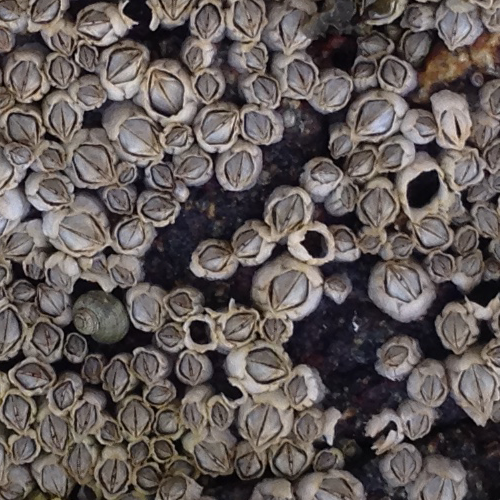
#> input picture opencv-barnacle/imgs/unseen_img2.png, 500 x 500 px
$ python pipeline.py
#> lines starting #> are read from the running program, lines starting #| are printed output that depends on the picture; after the words box and inside, x2 and y2 are one past the last pixel; in counts of white or black regions, pixels touching at a corner belong together
import cv2
import numpy as np
import matplotlib.pyplot as plt

# Steps in the pipeline
# color segmentation
# morphology
# contour detection

# Color boundaries manually found in BGR space through online tools
darkest = (86, 80, 80)
lightest = (192, 191, 187)
img = cv2.imread('imgs/unseen_img2.png')
#> img is the input picture: shape (500, 500, 3); mean B, G, R 88.2, 90.2, 98.2

if img is None:
    print("Error: Could not load image")
    exit()

print(f"Image loaded: {img.shape}")
#| Image loaded: (500, 500, 3)

# Color segmentation
mask = cv2.inRange(img, darkest, lightest)
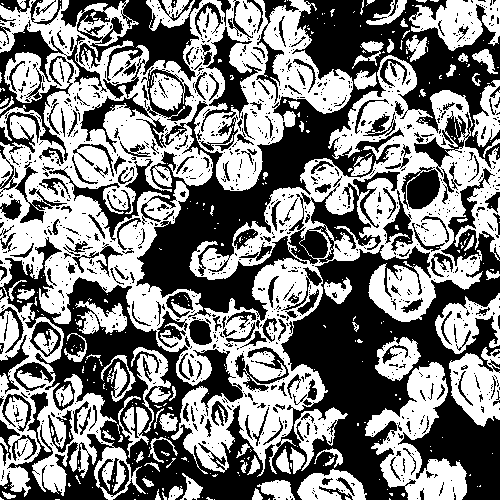
#> mask: shape (500, 500); 50% white; 365 white regions (289 under 20 px), largest, box (x1, y1, x2, y2) and area: (0, 0, 500, 500) 94776, (365, 362, 467, 500) 6042, (409, 0, 500, 51) 2651
pixels_detected = np.sum(mask > 0)
#> pixels_detected = 124998
total_pixels = mask.size
#> total_pixels = 250000
print(f"Color segmentation: {pixels_detected:,} pixels detected ({pixels_detected/total_pixels*100:.2f}%)")
#| Color segmentation: 124,998 pixels detected (50.00%)

# Morphology to clean up and separate barnacles
kernel = cv2.getStructuringElement(cv2.MORPH_ELLIPSE, (3,3))
opening = cv2.morphologyEx(mask, cv2.MORPH_OPEN, kernel)
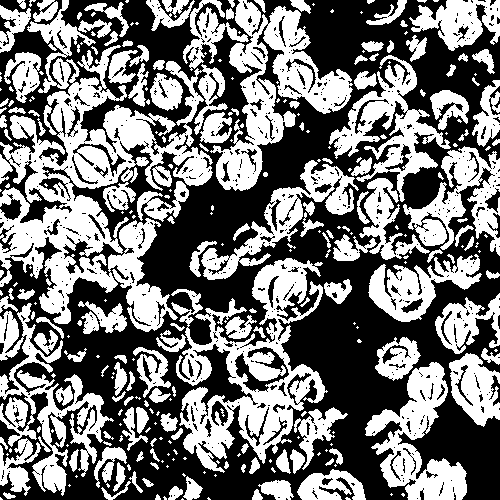
#> opening: shape (500, 500); 46.7% white; 298 white regions (137 under 20 px), largest, box (x1, y1, x2, y2) and area: (0, 0, 228, 332) 24997, (171, 258, 328, 473) 12487, (210, 0, 353, 191) 9392

# Add erosion to separate connected barnacles
kernel_erode = cv2.getStructuringElement(cv2.MORPH_ELLIPSE, (2,2))
eroded = cv2.erode(opening, kernel_erode, iterations=1)
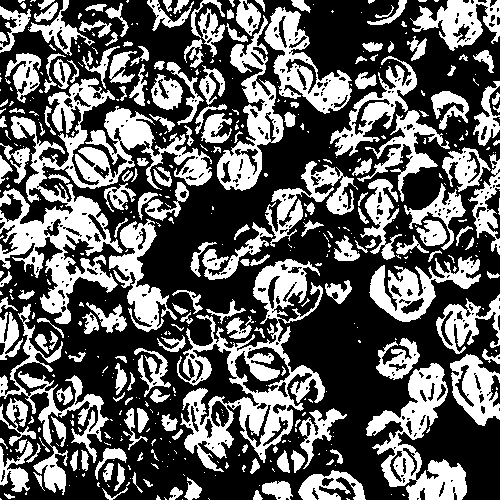
#> eroded: shape (500, 500); 37.8% white; 489 white regions (304 under 20 px), largest, box (x1, y1, x2, y2) and area: (0, 78, 212, 324) 13668, (177, 259, 325, 472) 9515, (366, 363, 467, 500) 5199

# Close small gaps within individual barnacles
cleaned = cv2.morphologyEx(eroded, cv2.MORPH_CLOSE, kernel)
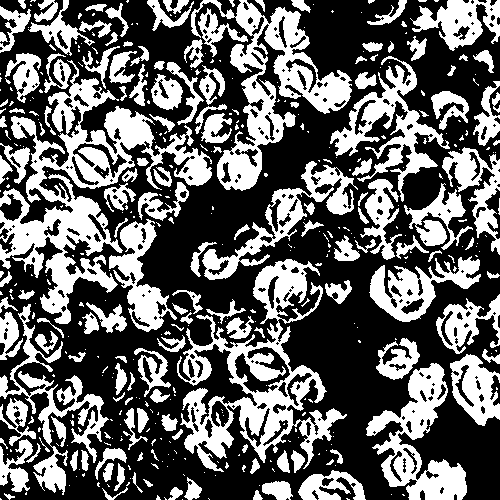
#> cleaned: shape (500, 500); 39.3% white; 427 white regions (273 under 20 px)
cleaned_pixels = np.sum(cleaned > 0)
#> cleaned_pixels = 98134
print(f"After morphology: {cleaned_pixels:,} pixels ({cleaned_pixels/total_pixels*100:.2f}%)")
#| After morphology: 98,134 pixels (39.25%)

# Find contours
contours, _ = cv2.findContours(cleaned, cv2.RETR_EXTERNAL, cv2.CHAIN_APPROX_SIMPLE)
#> contours = 420 contours, 286 with area under 20; largest, box (x1, y1, x2, y2) and area: (0, 60, 212, 324) 14634, (177, 259, 347, 472) 12670, (191, 0, 352, 191) 9184, (366, 363, 467, 500) 5562, (330, 56, 450, 202) 4188
print(f"Found {len(contours)} potential barnacles")
#| Found 420 potential barnacles

# Filter contours
min_area = 20  # High minimum to reduce noise
max_area = 2000  # Low maximum to not have large connected regions
filtered_contours = []

# Function to optimize the filtering through oval detections
for contour in contours:
    area = cv2.contourArea(contour)
    if min_area < area < max_area:
        perimeter = cv2.arcLength(contour, True)
        if perimeter > 0:
            circularity = 4 * np.pi * area / (perimeter * perimeter)
            x, y, w, h = cv2.boundingRect(contour)
            aspect_ratio = float(w) / h if h > 0 else 0

            # Better filtering by preferring circular/oval shapes, avoiding very elongated
            if (circularity > 0.03 and 0.3 < aspect_ratio < 3.0) or (area > 100 and circularity > 0.02):
                filtered_contours.append(contour)
#> this loop made 420 passes
#> (area, perimeter, circularity, x, y, w, h, aspect_ratio) on passes 9, 11, 12, 13, 19, 20, 22, 28, 29, 37, 38, 45: (21, 26.97, 0.363, 4, 493, 11, 7, 1.57), (46.5, 30.73, 0.619, 253, 490, 10, 10, 1), (90.5, 47.7, 0.5, 168, 487, 15, 13, 1.15), (46, 72.91, 0.109, 102, 487, 26, 13, 2), (382.5, 92.67, 0.56, 262, 481, 31, 19, 1.63), (22.5, 25.56, 0.433, 143, 479, 10, 8, 1.25), (204, 68.43, 0.548, 184, 477, 18, 23, 0.783), (27, 48.28, 0.146, 132, 472, 11, 21, 0.524), (1053.5, 315.9, 0.133, 298, 470, 68, 30, 2.27), (110, 67.11, 0.307, 114, 463, 11, 28, 0.393), (107.5, 52.04, 0.499, 103, 463, 11, 19, 0.579), (67, 39.46, 0.541, 250, 458, 10, 16, 0.625)
#> (area, perimeter) on pass 210: (27.5, 32.38)
#> after the loop, filtered_contours = 122 contours; largest, box (x1, y1, x2, y2) and area: (436, 294, 500, 354) 1650, (404, 183, 473, 250) 1522, (360, 179, 402, 260) 1265, (298, 470, 366, 500) 1054, (376, 338, 420, 380) 896

print(f"After filtering: {len(filtered_contours)} barnacles")
#| After filtering: 122 barnacles

# Create visualization
result = img.copy()

# Draw filtered barnacles in red with numbers
for i, contour in enumerate(filtered_contours):
    cv2.drawContours(result, [contour], -1, (0,0,255), 3)  # Thicker red outlines

    # Add barnacle number
    M = cv2.moments(contour)
    if M["m00"] != 0:
        cx = int(M["m10"] / M["m00"])
        cy = int(M["m01"] / M["m00"])
        cv2.putText(result, str(i+1), (cx-8, cy+8),
                   cv2.FONT_HERSHEY_SIMPLEX, 0.5, (0,0,0), 2)  # Black outline
        cv2.putText(result, str(i+1), (cx-8, cy+8),
                   cv2.FONT_HERSHEY_SIMPLEX, 0.5, (255,255,255), 1)  # White text
#> this loop made 122 passes
#> (cx, cy) on passes 1 to 12: (8, 496), (256, 495), (175, 492), (112, 494), (277, 489), (147, 483), (192, 489), (135, 481), (328, 486), (119, 476), (107, 471), (254, 465)
#> cx on pass 100: 485
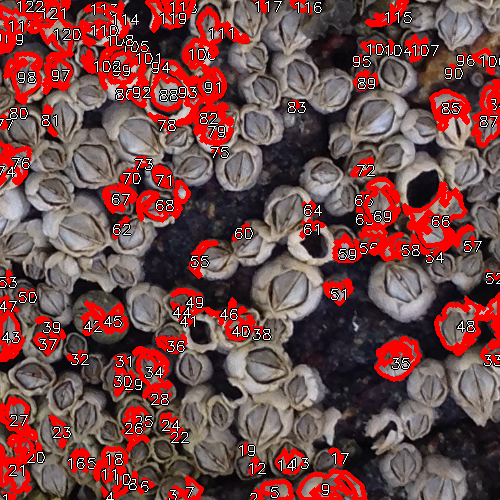
#> result: shape (500, 500, 3); mean B, G, R 72, 73, 116.1

# Save results
cv2.imwrite('opencv_imgresult.png', result)
cv2.imwrite('opencv_mask.png', cleaned)

# Display results
plt.figure(figsize=(15, 5))
plt.subplot(1, 3, 1)
plt.imshow(cv2.cvtColor(img, cv2.COLOR_BGR2RGB))
plt.title('Original')
plt.axis('off')

plt.subplot(1, 3, 2)
plt.imshow(cleaned, cmap='gray')
plt.title(f'Mask ({len(filtered_contours)} barnacles)')
plt.axis('off')

plt.subplot(1, 3, 3)
plt.imshow(cv2.cvtColor(result, cv2.COLOR_BGR2RGB))
plt.title(f'Detected ({len(filtered_contours)} barnacles)')
plt.axis('off')

plt.tight_layout()
plt.savefig('opencv_unseenimg2results.png', dpi=150, bbox_inches='tight')
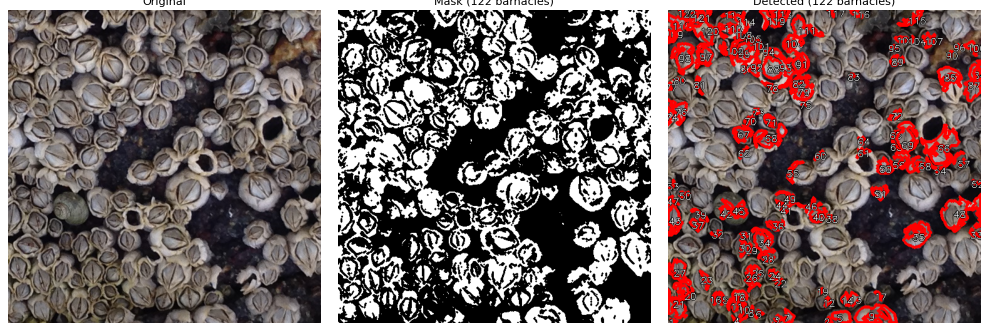
#> figure drawn by matplotlib, 3 panels
plt.show()

print(f"\n=== Final Results ===")
print(f"Barnacles detected: {len(filtered_contours)}")
#| Barnacles detected: 122
print(f"Results saved to: opencv_result.png, opencv_mask.png, opencv_results.png")

$ run again, with tile_pairs_grid_debug.png copied over opencv-barnacle/imgs/unseen_img2.png
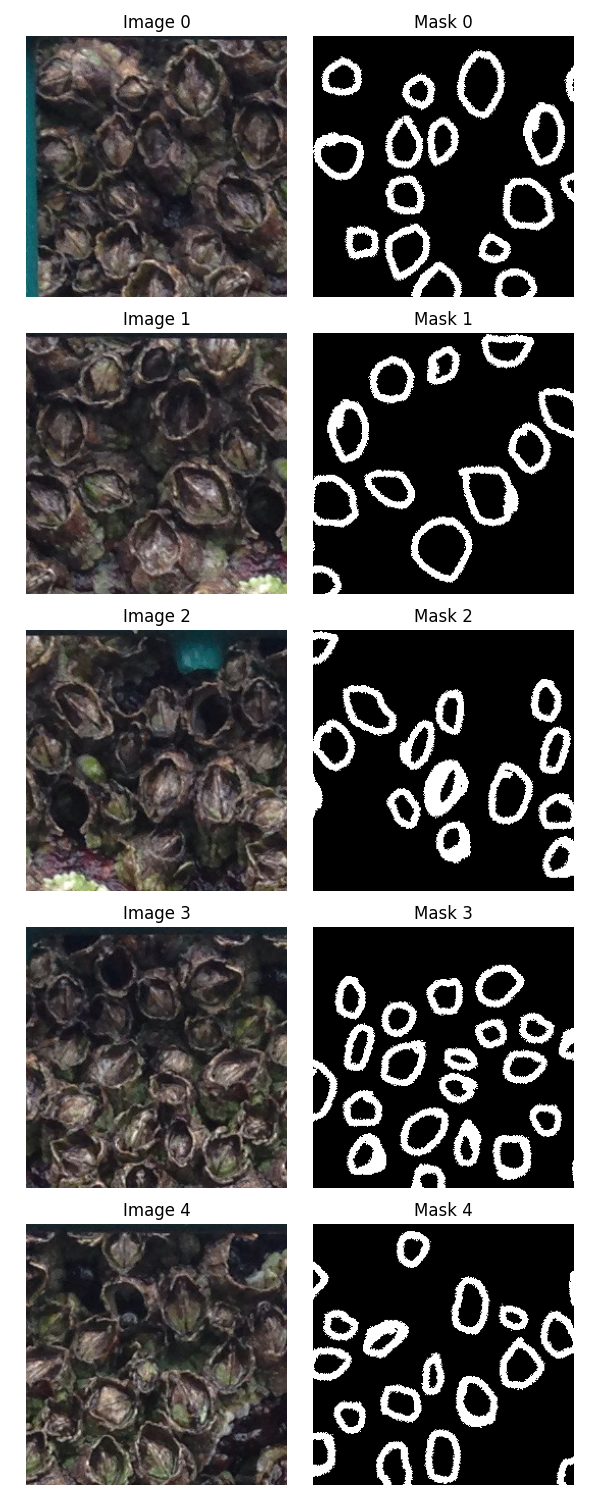
#> input picture tile_pairs_grid_debug.png, 600 x 1500 px
#> img is the input picture: shape (1500, 600, 3); mean B, G, R 99.8, 100.3, 102
#| Image loaded: (1500, 600, 3)
#> `mask = cv2.inRange(img, darkest, lightest)`:
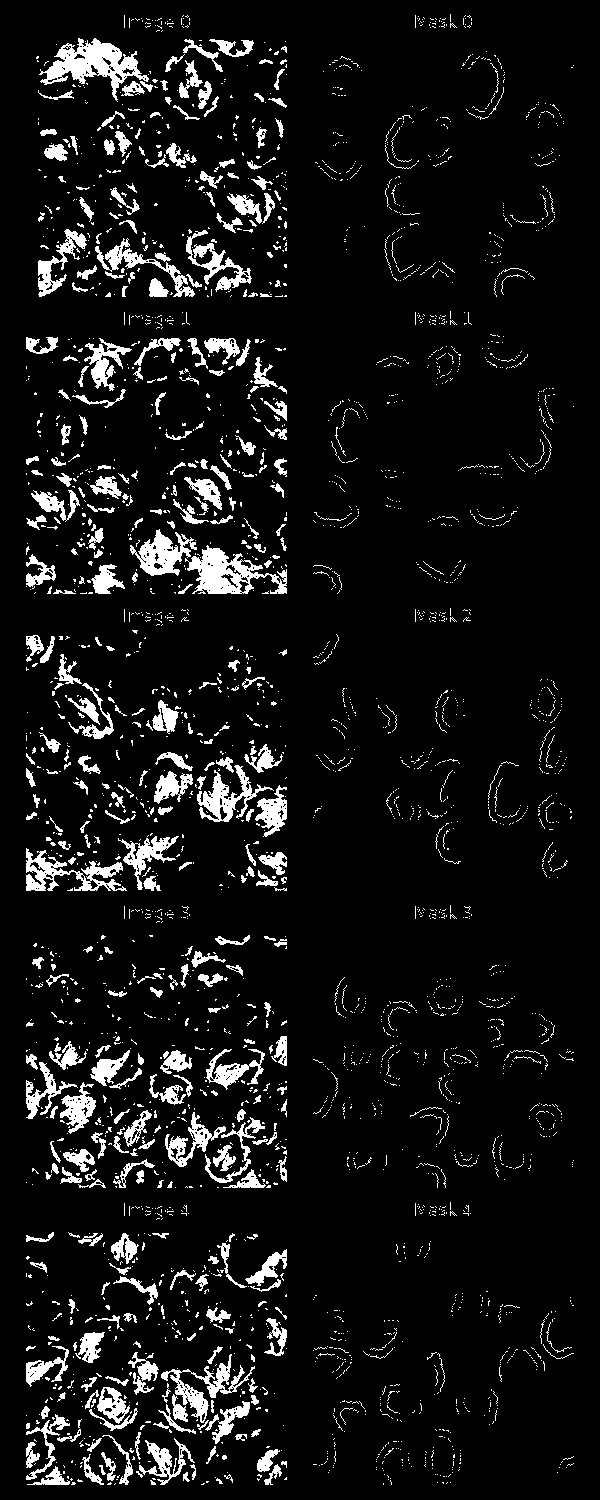
#> mask: shape (1500, 600); 7.9% white; 3121 white regions (2712 under 20 px), largest, box (x1, y1, x2, y2) and area: (39, 38, 149, 102) 2624, (185, 545, 287, 594) 2274, (26, 848, 127, 891) 1633
#> pixels_detected = 70876
#| Color segmentation: 70,876 pixels detected (7.88%)
#> opening: shape (1500, 600); 6% white; 877 white regions (500 under 20 px), largest, box (x1, y1, x2, y2) and area: (40, 38, 149, 101) 2440, (187, 545, 265, 594) 1897, (135, 530, 193, 576) 1322
#> eroded: shape (1500, 600); 4.2% white; 1079 white regions (797 under 20 px), largest, box (x1, y1, x2, y2) and area: (41, 39, 142, 100) 2011, (188, 546, 260, 594) 1526, (136, 531, 190, 576) 1081
#> cleaned: shape (1500, 600); 4.4% white; 1036 white regions (764 under 20 px)
#> cleaned_pixels = 39160
#| After morphology: 39,160 pixels (4.35%)
#> contours = 1036 contours, 854 with area under 20; largest, box (x1, y1, x2, y2) and area: (41, 39, 142, 100) 2098, (188, 546, 262, 594) 1582, (136, 531, 190, 576) 1107, (198, 766, 256, 822) 812, (61, 1089, 96, 1133) 664
#| Found 1036 potential barnacles
#> the loop `for contour in contours:` made 1036 passes
#> (area, perimeter, circularity, x, y, w, h, aspect_ratio) on passes 17, 19, 21, 22, 23, 24, 36, 39: (21.5, 24.73, 0.442, 108, 1473, 7, 8, 0.875), (62.5, 43.7, 0.411, 86, 1472, 16, 12, 1.33), (161.5, 96.67, 0.217, 41, 1468, 29, 17, 1.71), (22, 19.31, 0.741, 149, 1467, 7, 7, 1), (63.5, 52.53, 0.289, 120, 1467, 13, 17, 0.765), (30, 27.8, 0.488, 273, 1466, 9, 8, 1.12), (51, 77.74, 0.106, 32, 1456, 23, 23, 1), (37.5, 53.7, 0.163, 102, 1453, 14, 18, 0.778)
#> after the loop `for contour in contours:`: filtered_contours = 179 contours; largest, box (x1, y1, x2, y2) and area: (188, 546, 262, 594) 1582, (136, 531, 190, 576) 1107, (198, 766, 256, 822) 812, (61, 1089, 96, 1133) 664, (256, 787, 287, 837) 622
#| After filtering: 179 barnacles
#> the loop `for i, contour in enumerate(filtered_contours):` made 179 passes
#> (cx, cy) on passes 1 to 8: (110, 1476), (93, 1477), (54, 1478), (152, 1470), (127, 1474), (276, 1469), (44, 1466), (108, 1462)
#> `plt.savefig('opencv_unseenimg2results.png', dpi=150, bbox_inches='tigh..`:
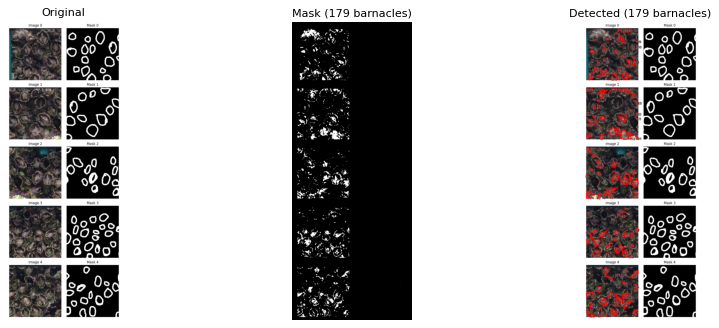
#> figure drawn by matplotlib, 3 panels
#| Barnacles detected: 179
